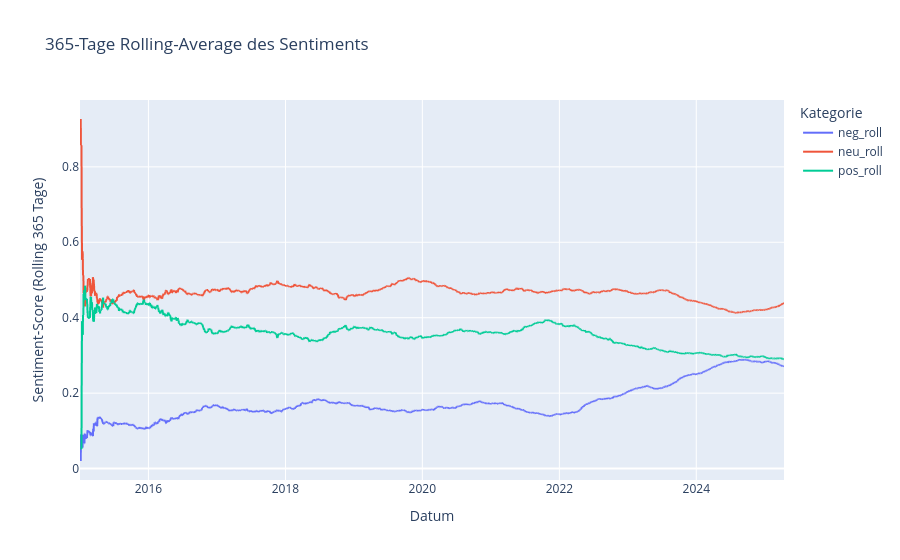

The notebook cell this image was saved under:
### Code cell
# Rolling-Window für Sentiment
for col in ["neg", "neu", "pos"]:
    final_daily_df[f"{col}_roll"] = final_daily_df[col].rolling(window=WINDOW, min_periods=1).mean()

fig4 = px.line(
    final_daily_df,
    x="date",
    y=["neg_roll", "neu_roll", "pos_roll"],
    title=f"{WINDOW}-Tage Rolling-Average des Sentiments",
    labels={"value": "Rolling Sentiment-Score", "variable": "Kategorie", "date": "Datum"}
)
fig4.update_layout(xaxis_title="Datum", yaxis_title=f"Sentiment-Score (Rolling {WINDOW} Tage)")
fig4.show()

### Figure 1 — Plotly figure (JSON) as saved in the notebook; plotly's stock layout.template omitted (floating-point values rounded to 4 significant figures; data arrays with more than 128 entries replaced by an {"elided": "..."} marker saying what was removed)
{"data": [{"hovertemplate": "Kategorie=neg_roll<br>Datum=%{x}<br>Rolling Sentiment-Score=%{y}<extra></extra>", "legendgroup": "neg_roll", "line": {"color": "#636efa", "dash": "solid"}, "marker": {"symbol": "circle"}, "mode": "lines", "name": "neg_roll", "showlegend": true, "type": "scattergl", "x": {"elided": "3756 str values"}, "xaxis": "x", "y": {"elided": "3756 float values"}, "yaxis": "y"}, {"hovertemplate": "Kategorie=neu_roll<br>Datum=%{x}<br>Rolling Sentiment-Score=%{y}<extra></extra>", "legendgroup": "neu_roll", "line": {"color": "#EF553B", "dash": "solid"}, "marker": {"symbol": "circle"}, "mode": "lines", "name": "neu_roll", "showlegend": true, "type": "scattergl", "x": {"elided": "3756 str values"}, "xaxis": "x", "y": {"elided": "3756 float values"}, "yaxis": "y"}, {"hovertemplate": "Kategorie=pos_roll<br>Datum=%{x}<br>Rolling Sentiment-Score=%{y}<extra></extra>", "legendgroup": "pos_roll", "line": {"color": "#00cc96", "dash": "solid"}, "marker": {"symbol": "circle"}, "mode": "lines", "name": "pos_roll", "showlegend": true, "type": "scattergl", "x": {"elided": "3756 str values"}, "xaxis": "x", "y": {"elided": "3756 float values"}, "yaxis": "y"}], "layout": {"legend": {"title": {"text": "Kategorie"}, "tracegroupgap": 0}, "title": {"text": "365-Tage Rolling-Average des Sentiments"}, "xaxis": {"anchor": "y", "domain": [0, 1], "title": {"text": "Datum"}}, "yaxis": {"anchor": "x", "domain": [0, 1], "title": {"text": "Sentiment-Score (Rolling 365 Tage)"}}}}
